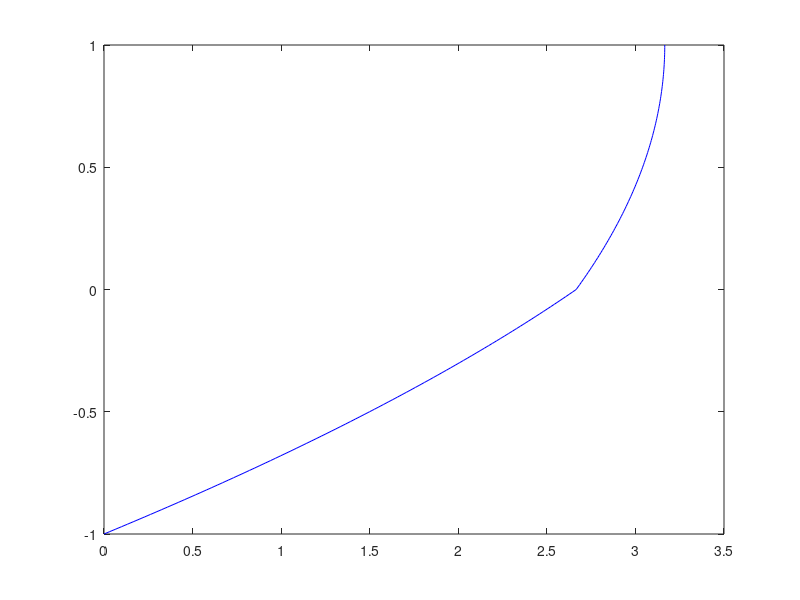

This figure's MATLAB source:
%%%%%%%%%%%%%%%%%%%%%%%%%%%%%%%%%%%%%%%%%%%%%
%%%%%%%%%%%%%% Steady state %%%%%%%%%%%%%%%%%
%%%%%%% Yih instability with free slip%%%%%%%
%%%%%%%%%%%% top condition %%%%%%%%%%%%%%%%%%
%%%%%%%%%%%%%%%%%%%%%%%%%%%%%%%%%%%%%%%%%%%%%

mu_l  = 10^3; 
mu_u  = 2*10^3;
m     = mu_l/mu_u;
rho_l = 3000;
rho_u = 3000;
r     = rho_l/rho_u;
du    = 1;
dl    = 1;
g     = 9.8;
n     = dl/du;
phi   = 25;

%  U_p   = mu_u/rho_u/du;
% K_p    = 1;%mu*U_p/du^2; 
K_p    = 10e3;
Ku_p   =  K_p + rho_u.*g.*du.*sind(phi); %mu_u^2/rho_u/du^3; %
gamma  = n^3*r/m^2;
Kl_p   =  rho_l.*g.*dl.*sind(phi) + K_p/gamma;%mu_l^2/rho_l/dl^3; %
 U_p   = Ku_p*du^2/mu_u;

y = -n:.01:1;

% A_l =-du^2*K_p/(2*U_p*mu_l);
A_l = -Kl_p*du^2/(2*mu_l*U_p);
% A_u = m*A_l;
A_u = -Ku_p*du^2/(2*mu_u*U_p);
%free slip
% a_l = -2*A_l; %du^2*K_p/U_p*mu_l;
a_l = Ku_p*du^2/(mu_l*U_p);
a_u = m*a_l;
% b = -A_l*(n^2+2*n);
b   = (du^2*n*(2*Ku_p*mu_l + Kl_p*m*mu_u*n))/(2*U_p*m*mu_l*mu_u);

%no slip
% a_l = (1+A_l*(n^2-m))/(m+n);
% a_u = m*a_l;
% b   = (1-A_u*(1+n))*n/(m+n); 

U_u = A_u.*y.^2 +a_u.*y + b;
U_l = A_l.*y.^2 + a_l.*y + b;

U = zeros(size(y));
for i = 1:numel(y)
    if y(i)<0
        U(i) = U_l(i);
    else
        U(i) = U_u(i);
    end
end

figure
plot(U,y,'b')